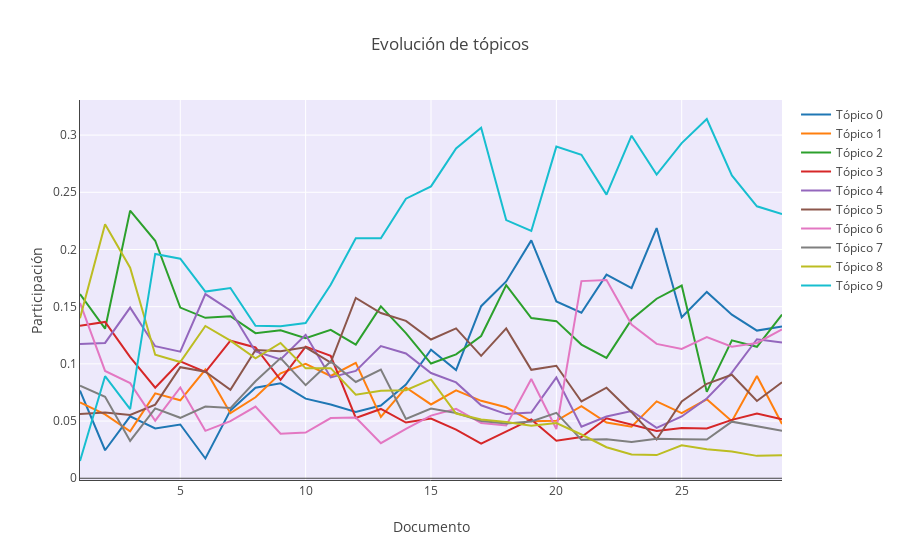

Notebook code for this chart:
### Code cell
traces = []

for i in doctopics2.columns:
    traces.append(go.Scatter(x=doctopics2.index, y=doctopics2[i], 
                             line=dict(width=2), name=f'Tópico {i}'))

axis = dict(
    showline=True,
    zeroline=True,
    showgrid=True,
    gridcolor='#ffffff',
    automargin=True
)

layout = dict(title='Evolución de tópicos',
              xaxis=dict(axis, **dict(title='Documento')),
              yaxis=dict(axis, **dict(title='Participación', hoverformat='.2f')),
              hovermode='closest',
              plot_bgcolor='rgba(228, 222, 249, 0.65)')

fig2 = dict(data=traces, layout=layout)
pyo.iplot(fig2)
